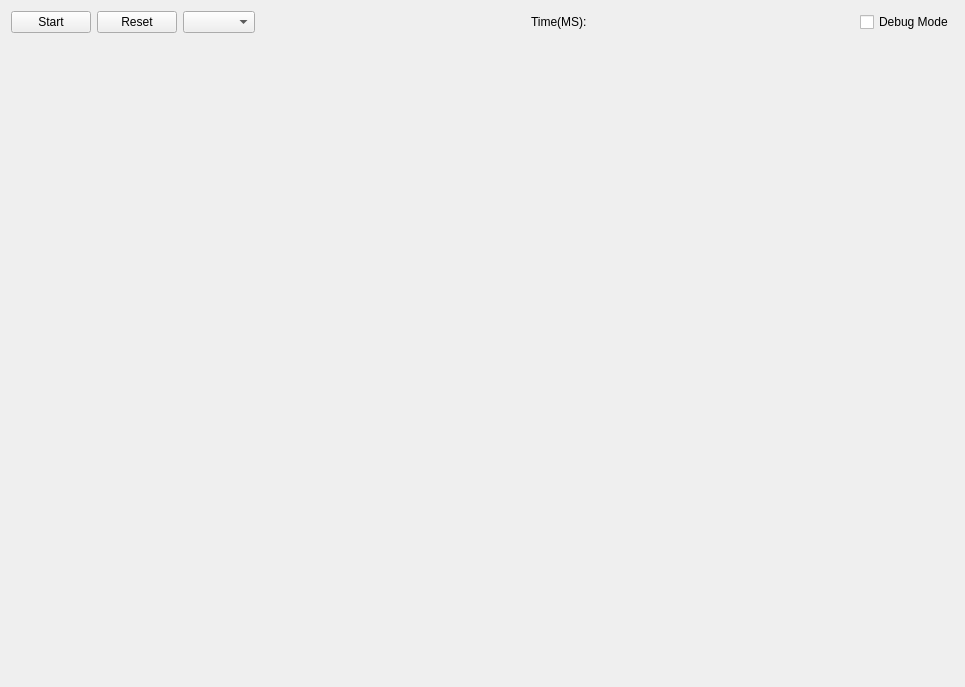
<?xml version="1.0" encoding="UTF-8"?>
<ui version="4.0">
 <class>TabTemplate</class>
 <widget class="QWidget" name="TabTemplate">
  <property name="geometry">
   <rect>
    <x>0</x>
    <y>0</y>
    <width>965</width>
    <height>687</height>
   </rect>
  </property>
  <property name="windowTitle">
   <string>TabTemplate</string>
  </property>
  <layout class="QGridLayout" name="gridLayout">
   <item row="0" column="4">
    <spacer name="horizontalSpacer">
     <property name="orientation">
      <enum>Qt::Horizontal</enum>
     </property>
     <property name="sizeHint" stdset="0">
      <size>
       <width>40</width>
       <height>20</height>
      </size>
     </property>
    </spacer>
   </item>
   <item row="0" column="5">
    <widget class="QLabel" name="Timer">
     <property name="text">
      <string>Time(MS): </string>
     </property>
    </widget>
   </item>
   <item row="0" column="7">
    <widget class="QCheckBox" name="DebugMode">
     <property name="text">
      <string>Debug Mode</string>
     </property>
    </widget>
   </item>
   <item row="0" column="6">
    <spacer name="horizontalSpacer_2">
     <property name="orientation">
      <enum>Qt::Horizontal</enum>
     </property>
     <property name="sizeHint" stdset="0">
      <size>
       <width>40</width>
       <height>20</height>
      </size>
     </property>
    </spacer>
   </item>
   <item row="0" column="0">
    <widget class="QPushButton" name="PrimaryBtn">
     <property name="text">
      <string>Start</string>
     </property>
    </widget>
   </item>
   <item row="0" column="3">
    <widget class="QWidget" name="TitleWidget" native="true"/>
   </item>
   <item row="1" column="0" colspan="8">
    <widget class="QWidget" name="TabWidget" native="true"/>
   </item>
   <item row="0" column="1">
    <widget class="QPushButton" name="SecondaryBtn">
     <property name="text">
      <string>Reset</string>
     </property>
    </widget>
   </item>
   <item row="0" column="2">
    <widget class="QComboBox" name="AlgoComboBox"/>
   </item>
  </layout>
 </widget>
 <layoutdefault spacing="6" margin="11"/>
 <resources/>
 <connections/>
</ui>
